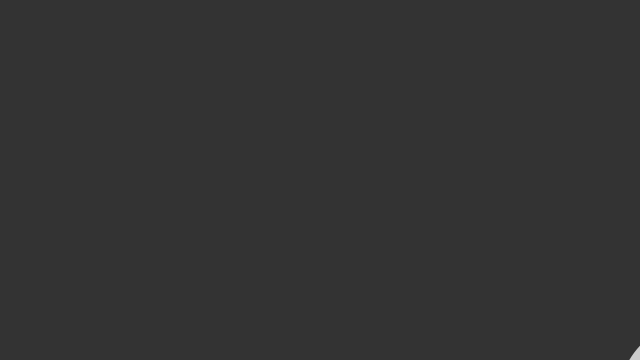
Frame 1 (no input)
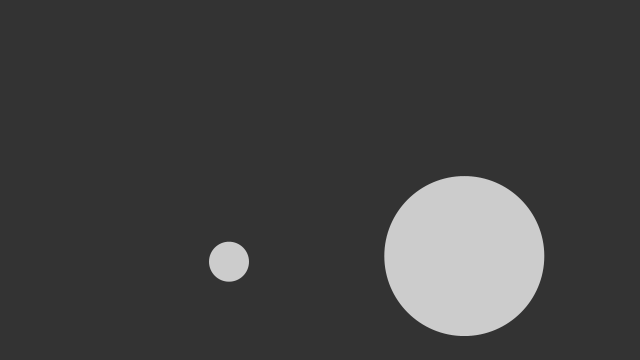
Frame 60 (the mouse pressed at the canvas centre just before this capture)
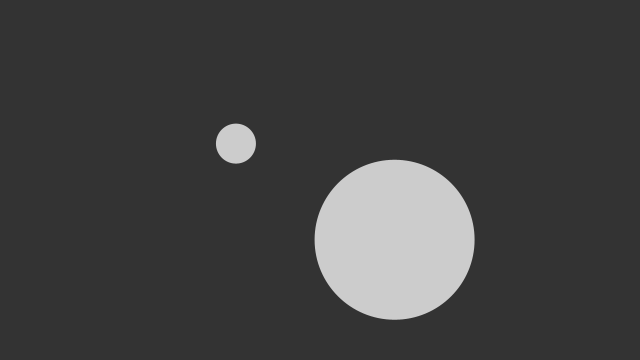
Frame 120 (the mouse held since frame 60 and released just before this capture)

The Processing sketch that drew these frames (run headless with seeded random() and noise(); from frame 60 on, the mouse is pressed at the canvas centre):

// Processing sketch: sketch_feb21c
// ── sketch_feb21c.pde

Ball[] balls =  { 
  new Ball(100, 400, 20), 
  new Ball(700, 400, 80) 
};

PVector[] vels = { 
  new PVector(2.15, -1.35), 
  new PVector(-1.65, .42) 
};

void setup() {
  size(640, 360);
  smooth();
  noStroke();
}

void draw() {
  background(51);
  fill(204);
  for (int i=0; i< 2; i++){
    balls[i].x += vels[i].x;
    balls[i].y += vels[i].y;
    ellipse(balls[i].x, balls[i].y, balls[i].r*2, balls[i].r*2);
    checkBoundaryCollision(balls[i], vels[i]);
  }
  checkObjectCollision(balls, vels);
}

void checkObjectCollision(Ball[] b, PVector[] v){

  // get distances between the balls components
  PVector bVect = new PVector();
  bVect.x = b[1].x - b[0].x;
  bVect.y = b[1].y - b[0].y;

  // calculate magnitude of the vector separating the balls
  float bVectMag = sqrt(bVect.x * bVect.x + bVect.y * bVect.y);
  if (bVectMag < b[0].r + b[1].r){
    // get angle of bVect
    float theta  = atan2(bVect.y, bVect.x);
    // precalculate trig values
    float sine = sin(theta);
    float cosine = cos(theta);

    /* bTemp will hold rotated ball positions. You 
     just need to worry about bTemp[1] position*/
    Ball[] bTemp = {  
      new Ball(), new Ball()          };
      
    /* b[1]'s position is relative to b[0]'s
     so you can use the vector between them (bVect) as the 
     reference point in the rotation expressions.
     bTemp[0].x and bTemp[0].y will initialize
     automatically to 0.0, which is what you want
     since b[1] will rotate around b[0] */
    bTemp[1].x  = cosine * bVect.x + sine * bVect.y;
    bTemp[1].y  = cosine * bVect.y - sine * bVect.x;

    // rotate Temporary velocities
    PVector[] vTemp = { 
      new PVector(), new PVector()         };
    vTemp[0].x  = cosine * v[0].x + sine * v[0].y;
    vTemp[0].y  = cosine * v[0].y - sine * v[0].x;
    vTemp[1].x  = cosine * v[1].x + sine * v[1].y;
    vTemp[1].y  = cosine * v[1].y - sine * v[1].x;

    /* Now that velocities are rotated, you can use 1D
     conservation of momentum equations to calculate 
     the final velocity along the x-axis. */
    PVector[] vFinal = {  
      new PVector(), new PVector()          };
    // final rotated velocity for b[0]
    vFinal[0].x = ((b[0].m - b[1].m) * vTemp[0].x + 2 * b[1].m * 
      vTemp[1].x) / (b[0].m + b[1].m);
    vFinal[0].y = vTemp[0].y;
    // final rotated velocity for b[0]
    vFinal[1].x = ((b[1].m - b[0].m) * vTemp[1].x + 2 * b[0].m * 
      vTemp[0].x) / (b[0].m + b[1].m);
    vFinal[1].y = vTemp[1].y;

    // hack to avoid clumping
    bTemp[0].x += vFinal[0].x;
    bTemp[1].x += vFinal[1].x;

    /* Rotate ball positions and velocities back
     Reverse signs in trig expressions to rotate 
     in the opposite direction */
    // rotate balls
    Ball[] bFinal = { 
      new Ball(), new Ball()         };
    bFinal[0].x = cosine * bTemp[0].x - sine * bTemp[0].y;
    bFinal[0].y = cosine * bTemp[0].y + sine * bTemp[0].x;
    bFinal[1].x = cosine * bTemp[1].x - sine * bTemp[1].y;
    bFinal[1].y = cosine * bTemp[1].y + sine * bTemp[1].x;

    // update balls to screen position
    b[1].x = b[0].x + bFinal[1].x;
    b[1].y = b[0].y + bFinal[1].y;
    b[0].x = b[0].x + bFinal[0].x;
    b[0].y = b[0].y + bFinal[0].y;

    // update velocities
    v[0].x = cosine * vFinal[0].x - sine * vFinal[0].y;
    v[0].y = cosine * vFinal[0].y + sine * vFinal[0].x;
    v[1].x = cosine * vFinal[1].x - sine * vFinal[1].y;
    v[1].y = cosine * vFinal[1].y + sine * vFinal[1].x;
  }
}

void checkBoundaryCollision(Ball ball, PVector vel) {
  if (ball.x > width-ball.r) {
    ball.x = width-ball.r;
    vel.x *= -1;
  } 
  else if (ball.x < ball.r) {
    ball.x = ball.r;
    vel.x *= -1;
  } 
  else if (ball.y > height-ball.r) {
    ball.y = height-ball.r;
    vel.y *= -1;
  } 
  else if (ball.y < ball.r) {
    ball.y = ball.r;
    vel.y *= -1;
  }
}




class Ball{
  float x, y, r, m;

  // default constructor
  Ball() {
  }

  Ball(float x, float y, float r) {
    this.x = x;
    this.y = y;
    this.r = r;
    m = r*.1;
  }
}
